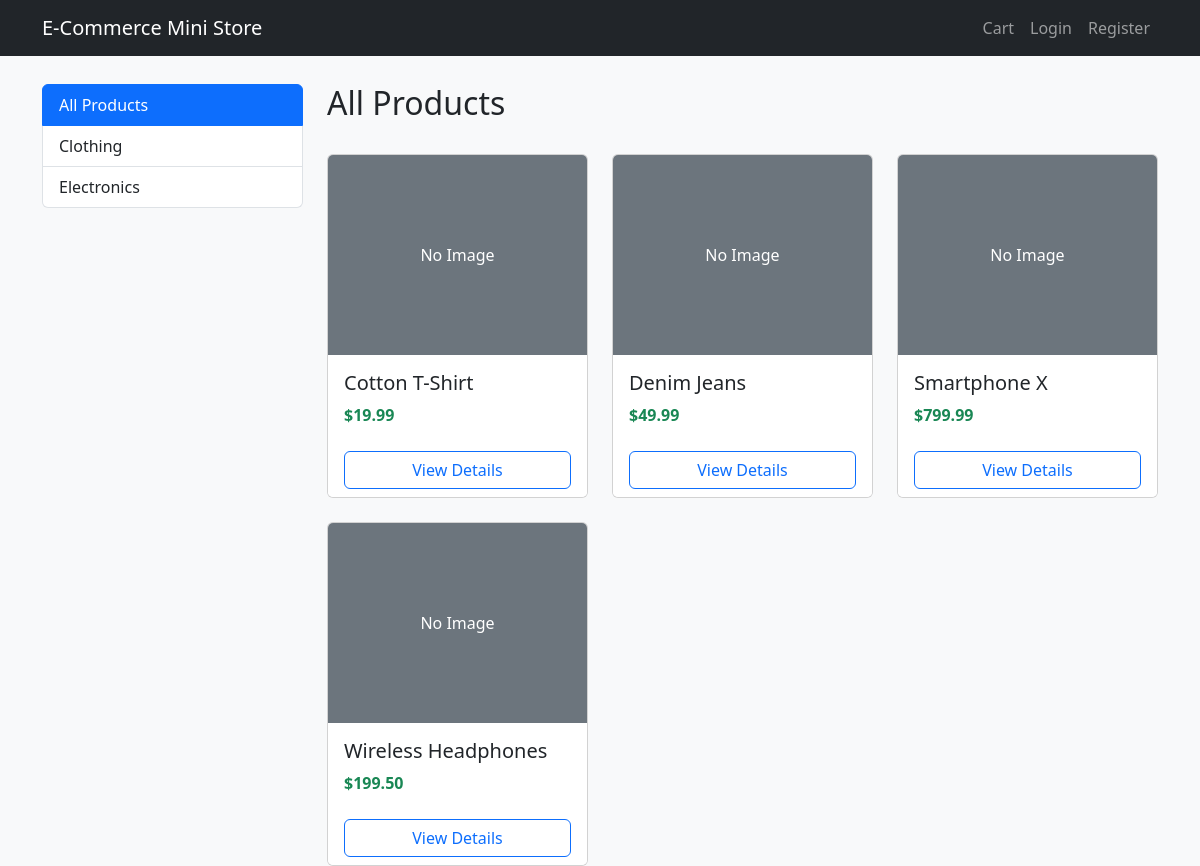
The page / on the database its author committed.
### store/models.py (models this page shows, shortened)
class Category(models.Model):
    name = models.CharField(max_length=200, db_index=True)
    slug = models.SlugField(max_length=200, unique=True)
    class Meta:
        ordering = ('name',)
        verbose_name = 'category'
        verbose_name_plural = 'categories'
    def get_absolute_url(self):
        return reverse('store:product_list_by_category', args=[self.slug])

class Product(models.Model):
    category = models.ForeignKey(Category, related_name='products', on_delete=models.CASCADE)
    name = models.CharField(max_length=200, db_index=True)
    slug = models.SlugField(max_length=200, db_index=True)
    image = models.ImageField(upload_to='products/%Y/%m/%d', blank=True)
    description = models.TextField(blank=True)
    price = models.DecimalField(max_digits=8, decimal_places=2)
    stock = models.PositiveIntegerField(default=0)
    available = models.BooleanField(default=True)
    created = models.DateTimeField(auto_now_add=True)
    updated = models.DateTimeField(auto_now=True)
    class Meta:
        ordering = ('name',)
        indexes = [
            models.Index(fields=['id', 'slug']),
        ]
    def get_absolute_url(self):
        return reverse('store:product_detail', args=[self.id, self.slug])

### store/views.py (the view)
# urls.py: path('', views.product_list, name='product_list'),
def product_list(request, category_slug=None):
    category = None
    categories = Category.objects.all()
    products = Product.objects.filter(available=True)
    if category_slug:
        category = get_object_or_404(Category, slug=category_slug)
        products = products.filter(category=category)
    return render(request, 'store/product_list.html', {
        'category': category,
        'categories': categories,
        'products': products
    })

### store/context_processors.py (called while the page is built)
def cart_count(request):
    cart = request.session.get('cart', {})
    total_items = sum(cart.values())
    return {'cart_count': total_items}

### store/templates/store/product_list.html (shortened to what this page needs)
{% extends 'store/base.html' %}
{% block content %}
<div class="row">
    <div class="col-md-3">
        <div class="list-group mb-4">
            <a href="{% url 'store:product_list' %}" class="list-group-item list-group-item-action {% if not category %}active{% endif %}">
                All Products
            </a>
            {% for c in categories %}
            <a href="{{ c.get_absolute_url }}" class="list-group-item list-group-item-action {% if category == c %}active{% endif %}">
                {{ c.name }}
            </a>
            {% endfor %}
        </div>
    </div>
    <div class="col-md-9">
        <h2>{% if category %}{{ category.name }}{% else %}All Products{% endif %}</h2>
        <div class="row row-cols-1 row-cols-md-3 g-4 mt-2">
            {% for p in products %}
            <div class="col">
                <div class="card h-100 product-card">
                    {% if p.image %}
                    <img src="{{ p.image.url }}" class="card-img-top" alt="{{ p.name }}" style="height: 200px; object-fit: cover;">
                    {% else %}
                    <div class="card-img-top bg-secondary text-white d-flex align-items-center justify-content-center" style="height: 200px;">
                        No Image
                    </div>
                    {% endif %}
                    <div class="card-body">
                        <h5 class="card-title"><a href="{{ p.get_absolute_url }}" class="text-decoration-none text-dark">{{ p.name }}</a></h5>
                        <p class="card-text text-success fw-bold">${{ p.price }}</p>
                    </div>
                    <div class="card-footer bg-white border-top-0">
                        <a href="{{ p.get_absolute_url }}" class="btn btn-outline-primary w-100">View Details</a>
                    </div>
                </div>
            </div>
            {% empty %}
            <div class="col-12">
                <p>No products available right now.</p>
            </div>
            {% endfor %}
        </div>
    </div>
</div>
{% endblock %}

### store/templates/store/base.html (shortened to what this page needs)
<!DOCTYPE html>
<html lang="en">
<head>
    <link href="https://cdn.jsdelivr.net/npm/bootstrap@5.3.0/dist/css/bootstrap.min.css" rel="stylesheet">
</head>
<body>
<nav class="navbar navbar-expand-lg navbar-dark bg-dark fixed-top">
  <div class="container">
    <a class="navbar-brand" href="{% url 'store:product_list' %}">E-Commerce Mini Store</a>
    <div class="collapse navbar-collapse" id="navbarNav">
      <ul class="navbar-nav ms-auto">
        <li class="nav-item">
          <a class="nav-link" href="{% url 'store:cart_view' %}">
            Cart
          </a>
        </li>
        {% if user.is_authenticated %}
        <li class="nav-item">
            <a class="nav-link" href="{% url 'store:my_orders' %}">My Orders</a>
        </li>
        <li class="nav-item">
            <span class="nav-link text-light">Welcome, {{ user.username }}</span>
        </li>
        <li class="nav-item">
            <form action="{% url 'store:logout' %}" method="post" class="d-inline">
                {% csrf_token %}
                <button type="submit" class="btn btn-link nav-link">Logout</button>
            </form>
        </li>
        {% else %}
        <li class="nav-item">
            <a class="nav-link" href="{% url 'store:login' %}">Login</a>
        </li>
        <li class="nav-item">
            <a class="nav-link" href="{% url 'store:register' %}">Register</a>
        </li>
        {% endif %}
      </ul>
    </div>
  </div>
</nav>
<div class="container mt-4">
    {% block content %}
    {% endblock %}
</div>
</body>
</html>

### store/templates/store/base.html (style rules this page uses)
body { padding-top: 60px; background-color: #f8f9fa; }
.product-card { transition: transform 0.2s; }

### rows shown on the page
Category: name "Clothing"
Category: name "Electronics"
Product: image "No Image", name "Cotton T-Shirt", price "19.99"
Product: image "No Image", name "Denim Jeans", price "49.99"
Product: image "No Image", name "Smartphone X", price "799.99"
Product: image "No Image", name "Wireless Headphones", price "199.50"
